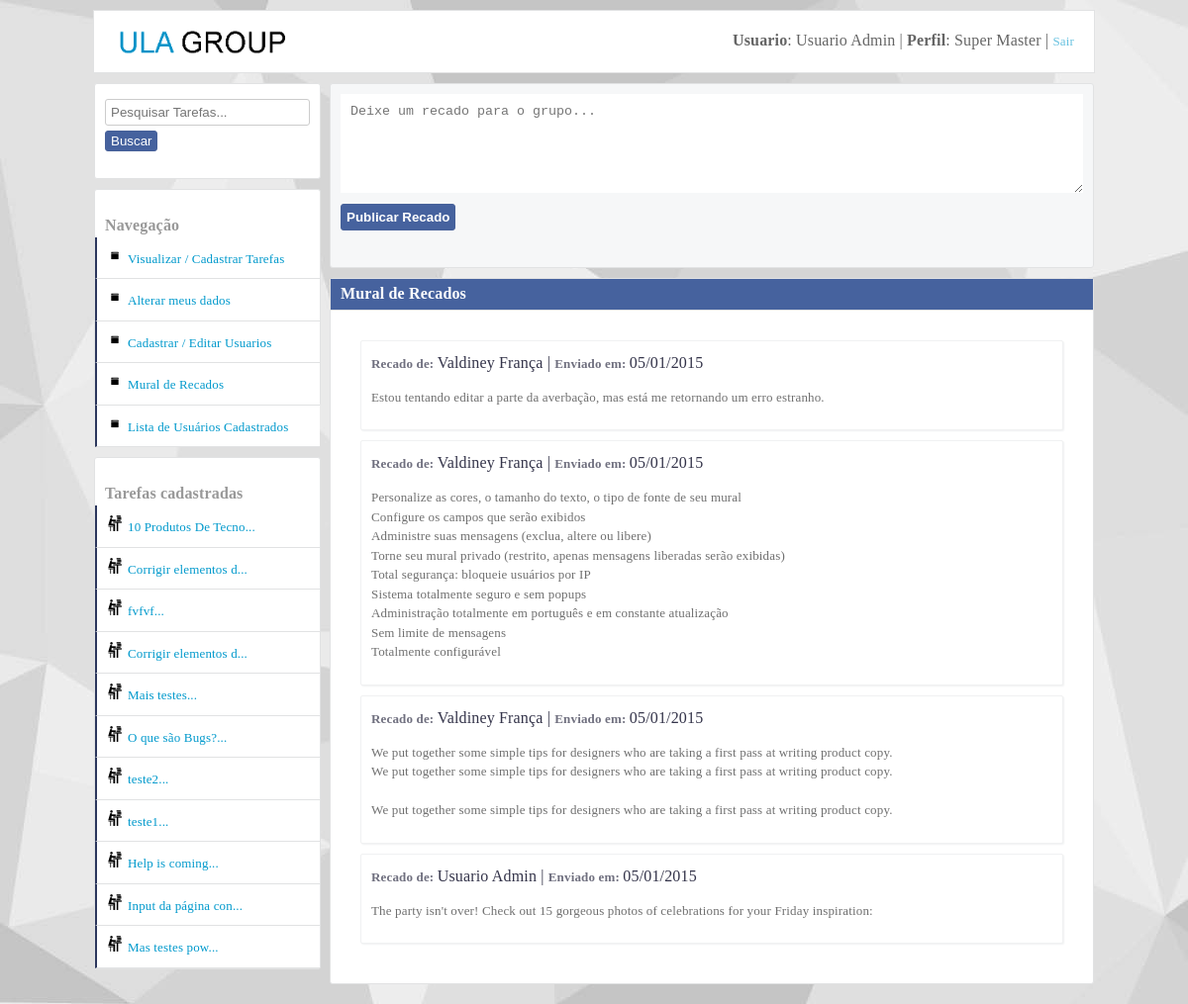
The page /pagina_de_recados.php (signed in) on the database its author committed.
### tables this page shows
CREATE TABLE IF NOT EXISTS `recados` (
  `id` int(11) NOT NULL AUTO_INCREMENT,
  `idUsuarioMandouRecado` int(11) NOT NULL,
  `dataRecado` varchar(10) NOT NULL,
  `recado` text NOT NULL,
  PRIMARY KEY (`id`)
);

CREATE TABLE IF NOT EXISTS `usuarios` (
  `id` int(11) NOT NULL AUTO_INCREMENT,
  `nome` varchar(40) NOT NULL,
  `login` varchar(40) NOT NULL,
  `senha` varchar(10) NOT NULL,
  `dataCadastro` varchar(10) NOT NULL,
  `perfil` int(11) NOT NULL,
  `perfil_master_master` int(11) DEFAULT NULL,
  PRIMARY KEY (`id`)
);

CREATE TABLE IF NOT EXISTS `tarefas` (
  `id` int(11) NOT NULL AUTO_INCREMENT,
  `titulo` varchar(50) NOT NULL,
  `texto` text NOT NULL,
  `vinculoUsuario` int(11) NOT NULL,
  `dataCadastro` varchar(10) NOT NULL,
  `situacao` int(11) DEFAULT NULL,
  `dataAcao` varchar(10) DEFAULT NULL,
  `criadorDaTarefa` int(11) NOT NULL,
  PRIMARY KEY (`id`),
  KEY `fk_criador_da_tarefa` (`criadorDaTarefa`),
  KEY `fk_quem_vai_fazer_a_tarefa` (`vinculoUsuario`)
);

### Container.class.php (called while the page is built, shortened)
<?php
class Container
{
	public static function getUsuario()
	{
		$usuario = new UsuarioModel(self::getConexao());
		return $usuario;
	}
	public static function getRecados()
	{
		$recados = new RecadosModel(self::getConexao());
		return $recados;
	}
	public static function getConexao()
	{
		$servidor = "false";
		if ($servidor == "true")
		{
			$conexao = new Conexao("mysql.hostinger.com.br","u592982482_ney","u592982482_ney","32402709ney");
		}
		else
		{
			$conexao = new Conexao("localhost","tarefas","root","");
		}
	    return $conexao;
	}
}

### db/Conexao.class.php (called while the page is built, shortened)
<?php
class Conexao implements ConexaoInterface
{
	private $host;
	private $db;
	private $user;
	private $password;
	public function __construct($host, $db, $user, $password)
	{
		$this->host = $host;
		$this->db = $db;
		$this->user = $user;
		$this->password = $password;
	}
	public function connect()
	{
		return new \PDO("mysql:host={$this->host};dbname={$this->db}",$this->user,$this->password);
	}
}

### models/RecadosModel.class.php (called while the page is built, shortened)
<?php
class RecadosModel
{
	private $tableName = "recados";
	private $db;
	public function __construct(ConexaoInterface $conexao)
	{
		$this->db = $conexao->connect();
	}
	public function listar()
	{
		$query = $this->db->prepare("select * from {$this->tableName} order by id desc, dataRecado asc");
		$query->execute();
		return $query->fetchAll(PDO::FETCH_OBJ);
	}
}

### models/UsuarioModel.class.php (called while the page is built, shortened)
<?php
class UsuarioModel
{
	private $tableName = "usuarios";
	private $db;
	public function __construct(ConexaoInterface $conexao)
	{
		$this->db = $conexao->connect();
	}
	public function listarWhere($campo, $valor)
	{
		if ($campo == "id")
		{
			$valor = (int) $valor;
		}
		$query = $this->db->prepare("select * from {$this->tableName} where {$campo} = ?");
		$query->execute(array($valor));
		return $query->fetchAll(PDO::FETCH_OBJ);
	}
	public function colecaoUsuarioTarefas()
	{
		$query = $this->db->prepare("select usuarios.id as idUsuario, tarefas.id as idTarefas,
        nome, login, perfil, usuarios.dataCadastro as usuarioDataDoCadastro,
        titulo, texto, tarefas.dataCadastro as tarefasDataDoCadastro,
        situacao, dataAcao, criadorDaTarefa, vinculoUsuario
        from usuarios join tarefas on tarefas.criadorDaTarefa =
        usuarios.id order by tarefas.id desc");
        $query->execute();
		return $query->fetchAll(PDO::FETCH_OBJ);
	}
}

### utilidades/functions.php (called while the page is built, shortened)
<?php
function DelimitarPorTamnho($entrada,$tamanho,$acabamento)
{
	$saida = str_split($entrada,$tamanho);
    return $saida[0].$acabamento;
}

### layout_parts/area_left.php (the view, shortened to what this page needs)
<div id="main-area-left">
<section class="left">
<div class="div_oculta_left">
<form method="get" action="dashboard.php">
	<input type="search" name="input_pesquisa" id="input_pesquisa" placeholder="Pesquisar Tarefas...">
	<button type="submit" class="button-postar">Buscar</button>
</form>
</div>
</section>
<section class="left">
<br>
<b>Navegação</b>
<ul id="menu-left" class="cadastrar-usuario">
	<li><a href="dashboard.php">Visualizar / Cadastrar Tarefas</a></li>
	<li><a href="alterar_meus_dados.php?alterarMeusDados">Alterar meus dados</a></li>
	<?php if ($_SESSION["perfil"] == "1"): ?>
	<li><a href="cadastrar_usuarios.php">Cadastrar / Editar Usuarios</a></li>
	<?php endif; ?>
	<li><a href="pagina_de_recados.php">Mural de Recados</a></li>
</ul>
</section>
<ul id="menu-left" class="cadastrar-usuario">
<li><a href="#" class="show_menu_usuarios_cadastrados">Lista de Usuários Cadastrados</a></li>
</ul>
<section class="left">
<br>
<b>Tarefas cadastradas</b>
<ul id="menu-left" class="cadastrar-usuario">
	<?php foreach($usuario->colecaoUsuarioTarefas() as $listar):?>
	  <li><a class="link-arquivos" href="visualizar_tarefa_completa.php?textoCompleto&id=<?php echo $listar->idTarefas; ?>" title="<?php echo $listar->titulo . ": (" . $listar->tarefasDataDoCadastro ." )"; ?>"><?php echo DelimitarPorTamnho($listar->titulo, 20, "..."); ?></a></li>
    <?php endforeach; ?>
</ul>
</section>
</div>

### pagina_de_recados.php (shortened to what this page needs)
<?php
$recados = Container::getRecados();
require_once("layout_parts/header.php");
require_once("layout_parts/banner.php");
require_once("utilidades/functions.php");
?>
	<article class="main">
	<section class="right">
      <section class="areas area-text-post">
        <form method="post" action="recados_controller.php?cadastrarRecados">
            <textarea name="recado" class="textarea-post" cols="2" rows="10" placeholder="Deixe um recado para o grupo..."></textarea>
            <button type="submit" class="button-postar">Publicar Recado</button>
        </form>
      </section>
    <section class="areas apresenta-tarefas">
       <h1 class="h1-title-tarefas">Mural de Recados</h1>
       <div class="info-areas recados">
         <?php
         foreach($recados->listar() as $listar):
            foreach($usuario->listarWhere("id",$listar->idUsuarioMandouRecado) as $list)
            {
                $nomeDoUsuario = $list->nome;
            }
         ?>
        <div class="corpo-recado">
            <b>Recado de: </b><?php echo $nomeDoUsuario; ?> | <b>Enviado em: </b><?php echo $listar->dataRecado; ?><br>
            <p><?php echo nl2br($listar->recado); ?></p>
        </div>
         <?php endforeach; ?>
       </div>
    </section>
    </section>
	<?php require_once("layout_parts/area_left.php");?>
	</article>
</body>
</html>

### css/style.css (style rules this page uses)
body { background:#e9eaed; font-family:Tahoma!important; margin:0; margin-bottom:20px; margin-top:10px; font-family: "freight-text-pro",Georgia,Cambria,"Times New Roman",Times,serif; letter-spacing: 0.01rem; font-weight: 400; font-style: normal; line-height: 1.5; background-image:url("css_img/fundo.jpg")!important; background-attachment: fixed; }
.main { width:1010px; height:auto; min-height:300px; padding:0; margin:auto; }
.areas { width:750px; height:auto; min-height:200px; background:#ffffff; margin:auto; border-radius:3px; border:1px solid #e1e2e3; margin-top:0px; padding:10px; }
.apresenta-tarefas h1 { display:block; padding:10px; padding-bottom:1px; background:#f6f7f8; padding-top:0!important; line-height:30px!important; border-bottom:1px solid #e1e2e3; margin-bottom:0!important; }
.apresenta-tarefas { padding:0; width:770px; }
.info-areas { padding:30px; font-family: "freight-text-pro",Georgia,Cambria,"Times New Roman",Times,serif; letter-spacing: 0.01rem; font-weight: 400; font-style: normal; line-height: 1.5; }
.info-areas p { font-size:15px; }
.textarea-post { width:100%; height:100px; border-bottom:1px solid #e1e2e3; outline:none; padding:10px; border:0; }
.areas p { color:#333333; }
.areas h1,h2,h3,h4 { margin:0; margin-bottom:10px; color:#999999; }
.area-text-post { background:#f6f7f8; min-height:150px!important; margin-top:0; margin-bottom:10px; }
.button-postar { padding:5px; background:#46629e; border:1px solid #476199; border-radius:3px; color:white; margin:11px 0px; cursor:pointer; font-weight:bold; }
.right { float:right; }
#main-area-left { width:229px; }
.left { width:227px; background:white; height:auto; margin-top:10px; border:1px solid #e1e2e3; border-radius:3px; }
.left b { margin-left:10px; margin-top:10px!important; color:#999999; }
input { width:300px; padding:5px; border-radius:3px; border:1px solid #cccccc; outline:none; margin-top:5px; margin-bottom:5px; }
button { margin-top:8px; }
a { color:#0099cc; font-size:13px; text-decoration:none; }
ul { margin:0; padding:0; list-style:none; }
#menu-left a { display:block; padding:10px; background:white; border-bottom:1px solid #e1e2e3; border-left:2px solid #2c375d; }
.cadastrar-usuario a::before { content: url(css_img/icone_cadastrar_usuario.png); margin-right:5px; }
.link-arquivos::before { content: url(css_img/icone_arquivos.png)!important; margin-right:5px; }
.h1-title-tarefas { background:#46629e!important; color:white!important; }
.show_menu_usuarios_cadastrados { display:block; padding-top:10px; padding-bottom:10px; background:white; width:205px; border-left:2px solid #009900; margin-left:1px; margin-top:-1px; }
.div_oculta_left { padding:10px; padding-bottom:0; }
.div_oculta_left input { width:207px; }
.div_oculta_left button { margin-top:0px; padding-top:2px; padding-bottom:2px; font-weight:normal; }
.corpo-recado { width:auto; background:white; border-radius:2px; border:1px solid #f0f1f2; margin-bottom:10px; padding:10px; box-shadow:#f0f1f2 1px 1px 2px; position: relative; color:#34344a; }
.corpo-recado b, p { opacity:0.70; font-size:13px!important; }

### css/SimpleAnimationCSS.css (style rules this page uses)
.comes-here { -webkit-animation:comes-here 1.5s 1; -moz-animation:comes-here 1.5s 1; -o-animation:comes-here 1.5s 1; -ms-animation:comes-here 1.5s 1; }

### rows shown on the page
recados: usuarios.nome "Valdiney França", dataRecado "05/01/2015", recado "Estou tentando editar a parte da averbação, mas está me retornando um erro estranho."
recados: usuarios.nome "Valdiney França", dataRecado "05/01/2015", recado "Personalize as cores, o tamanho do texto, o tipo de fonte de seu mural Configure os campos que serão exibidos Administre suas mensagens (exclua, altere ou libere) Torne seu mural privado (restrito, apenas mensagens liberadas serão exibidas) Total segurança: bloqueie usuários por IP Sistema totalmente seguro e sem popups Administração totalmente em português e em constante atualização Sem limite de mensagens Totalmente configurável"
recados: usuarios.nome "Valdiney França", dataRecado "05/01/2015", recado "We put together some simple tips for designers who are taking a first pass at writing product copy. We put together some simple tips for designers who are taking a first pass at writing product copy. We put together some simple tips for designers who are taking a first pass at writing product copy."
recados: usuarios.nome "Usuario Admin", dataRecado "05/01/2015", recado "The party isn't over! Check out 15 gorgeous photos of celebrations for your Friday inspiration:"
tarefas: titulo "10 Produtos De Tecno..."
tarefas: titulo "Corrigir elementos d..."
tarefas: titulo "fvfvf..."
tarefas: titulo "Corrigir elementos d..."
tarefas: titulo "Mais testes..."
tarefas: titulo "O que são Bugs?..."
tarefas: titulo "teste2..."
tarefas: titulo "teste1..."
tarefas: titulo "Help is coming..."
tarefas: titulo "Input da página con..."
tarefas: titulo "Mas testes pow..."

### other values the page prints
$_SESSION["nome"] "Usuario Admin"
$tipoPerfil "Super Master"
